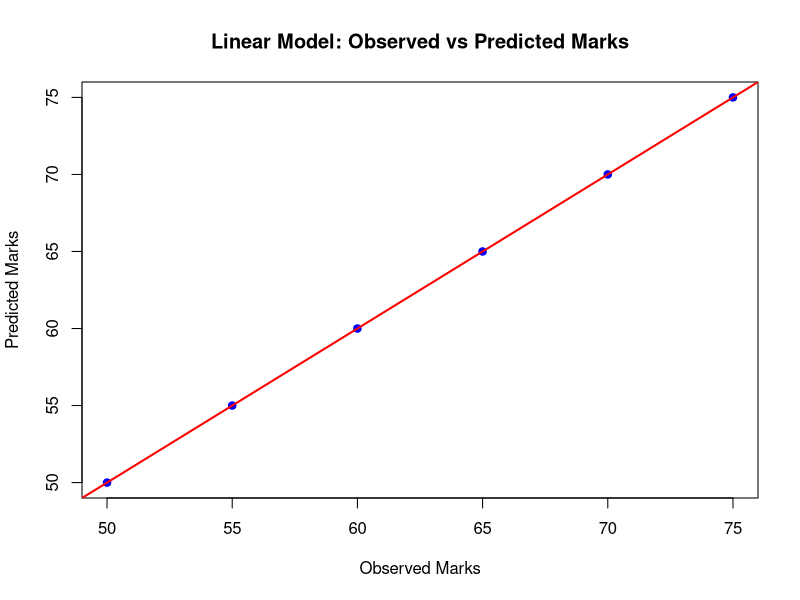

This figure's R source:
# Sample Data
hours <- c(2, 3, 4, 5, 6, 7)
sleep <- c(6, 7, 6, 8, 7, 8)
marks <- c(50, 55, 60, 65, 70, 75)
# Create data frame
data <- data.frame(hours, sleep, marks)
# FIT LINEAR MODEL (lm)
model <- lm(marks ~ hours + sleep, data = data)
cat("===== LINEAR MODEL SUMMARY =====\n")
print(summary(model))
# PLOT: Observed vs Predicted
pred <- predict(model)
plot(marks, pred,
main = "Linear Model: Observed vs Predicted Marks",
xlab = "Observed Marks",
ylab = "Predicted Marks",
pch = 19,
col = "blue")
abline(a = 0, b = 1, col = "red", lwd = 2)
